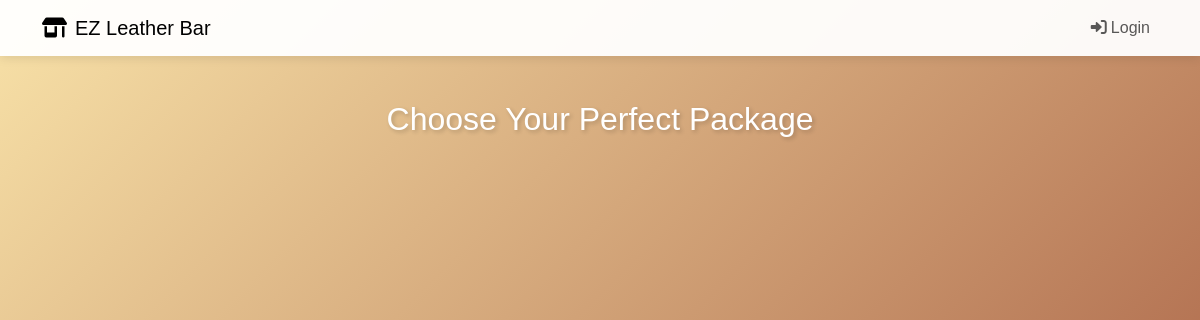
The app's page /packages.php, older data.
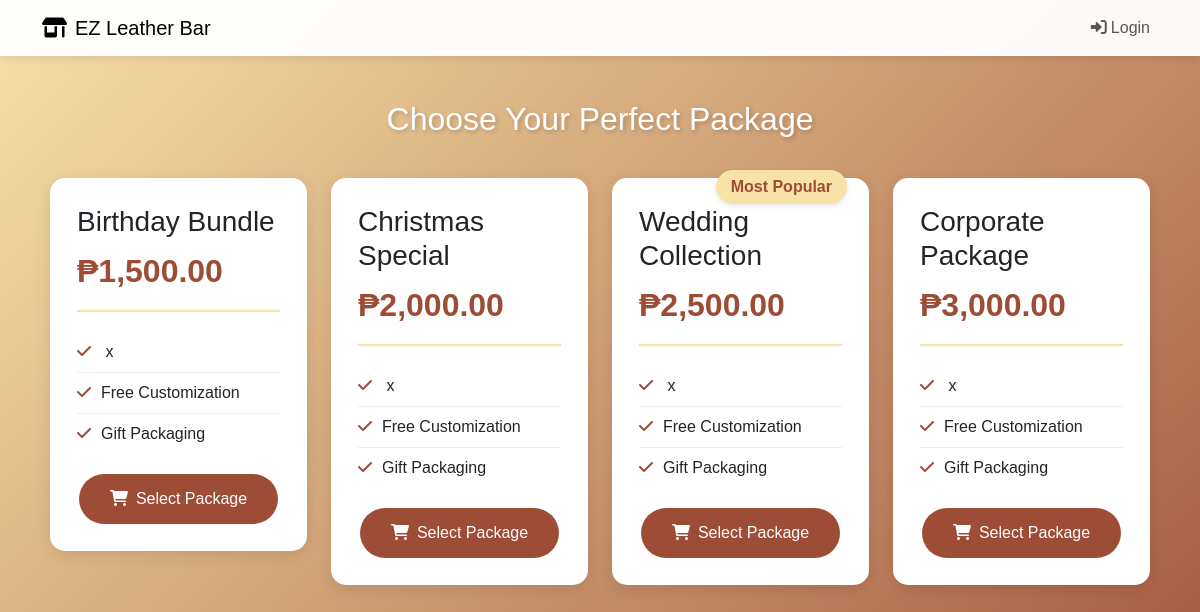
The same page, newer data.
### tables this page shows
CREATE TABLE `packages` (
  `package_id` int(11) NOT NULL,
  `package_name` varchar(100) NOT NULL,
  `description` text DEFAULT NULL,
  `base_price` decimal(10,2) NOT NULL,
  `max_items` int(11) DEFAULT 5,
  `is_active` tinyint(1) DEFAULT 1,
  `created_at` timestamp NOT NULL DEFAULT current_timestamp()
);

### packages.php (the view, shortened to what this page needs)
<?php
require 'database/connect_db.php';
$packages_query = "SELECT p.*,
                  GROUP_CONCAT(pr.product_name) as products,
                  GROUP_CONCAT(pp.quantity) as quantities
                  FROM packages p
                  LEFT JOIN package_products pp ON p.package_id = pp.package_id
                  LEFT JOIN products pr ON pp.product_id = pr.product_id
                  WHERE p.is_active = 1
                  GROUP BY p.package_id";
$result = mysqli_query($conn, $packages_query);
$packages = mysqli_fetch_all($result, MYSQLI_ASSOC);
?>
<!DOCTYPE html>
<html lang="en">
<head>
    <link href="https://cdn.jsdelivr.net/npm/bootstrap@5.3.3/dist/css/bootstrap.min.css" rel="stylesheet">
    <link rel="stylesheet" href="https://cdnjs.cloudflare.com/ajax/libs/font-awesome/6.0.0/css/all.min.css">
</head>
<body>
    <nav class="navbar navbar-expand-lg navbar-light fixed-top">
        <div class="container">
            <a class="navbar-brand" href="index.php">
                <i class="fas fa-store-alt me-2"></i>EZ Leather Bar
            </a>
            <div class="collapse navbar-collapse" id="navbarNav">
                <ul class="navbar-nav ms-auto">
                    <?php if (isset($_SESSION['role'])): ?>
                        <li class="nav-item">
                            <a class="nav-link" href="<?php echo $_SESSION['role'] === 'A' ? 'admin_dashboard.php' : 'user_dashboard.php'; ?>">
                                <i class="fas fa-tachometer-alt me-1"></i>Dashboard
                            </a>
                        </li>
                    <?php else: ?>
                        <li class="nav-item">
                            <a class="nav-link" href="login.php">
                                <i class="fas fa-sign-in-alt me-1"></i>Login
                            </a>
                        </li>
                    <?php endif; ?>
                </ul>
            </div>
        </div>
    </nav>
    <div class="main-container container">
        <h2 class="section-title">Choose Your Perfect Package</h2>
        <div class="row">
            <?php foreach ($packages as $package): ?>
                <div class="col-md-6 col-lg-3">
                    <div class="package-card position-relative">
                        <?php if ($package['package_name'] === 'Wedding Collection'): ?>
                            <div class="package-badge">Most Popular</div>
                        <?php endif; ?>
                        <div class="package-header">
                            <h3><?php echo $package['package_name']; ?></h3>
                            <div class="package-price">
                                ₱<?php echo number_format($package['base_price'], 2); ?>
                            </div>
                        </div>
                        <ul class="package-features">
                            <?php
                            $products = explode(',', $package['products']);
                            $quantities = explode(',', $package['quantities']);
                            for ($i = 0; $i < count($products); $i++): ?>
                                <li>
                                    <i class="fas fa-check"></i>
                                    <?php echo $quantities[$i] . 'x ' . $products[$i]; ?>
                                </li>
                            <?php endfor; ?>
                            <li><i class="fas fa-check"></i>Free Customization</li>
                            <li><i class="fas fa-check"></i>Gift Packaging</li>
                        </ul>
                        <div class="text-center">
                            <a href="user_dashboard.php?package=<?php echo $package['package_id']; ?>"
                               class="btn btn-brown">
                                <i class="fas fa-shopping-cart me-2"></i>Select Package
                            </a>
                        </div>
                    </div>
                </div>
            <?php endforeach; ?>
        </div>
    </div>
</body>
</html>

Row changes from the older to the newer data that the page shows:
added packages: package_name "Birthday Bundle", base_price "1,500.00"
added packages: package_name "Christmas Special", base_price "2,000.00"
added packages: shows "Most Popular", package_name "Wedding Collection", base_price "2,500.00"
added packages: package_name "Corporate Package", base_price "3,000.00"
